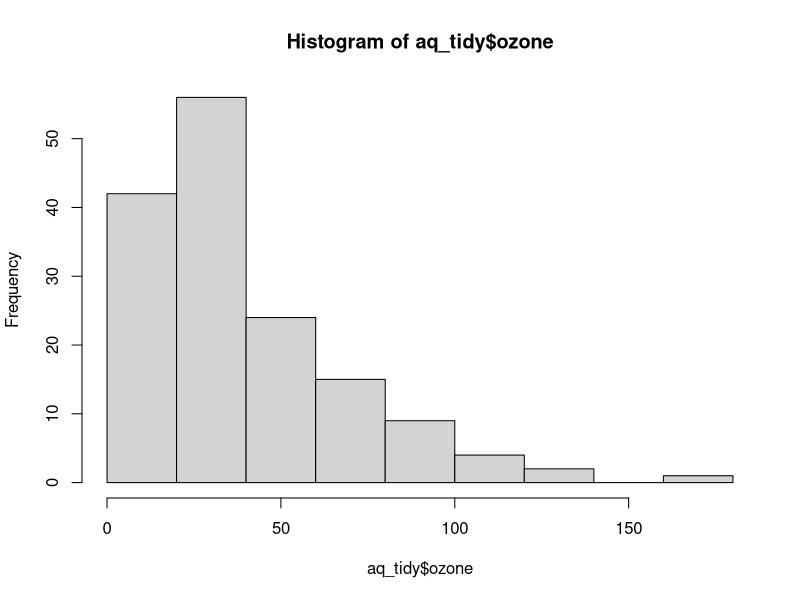
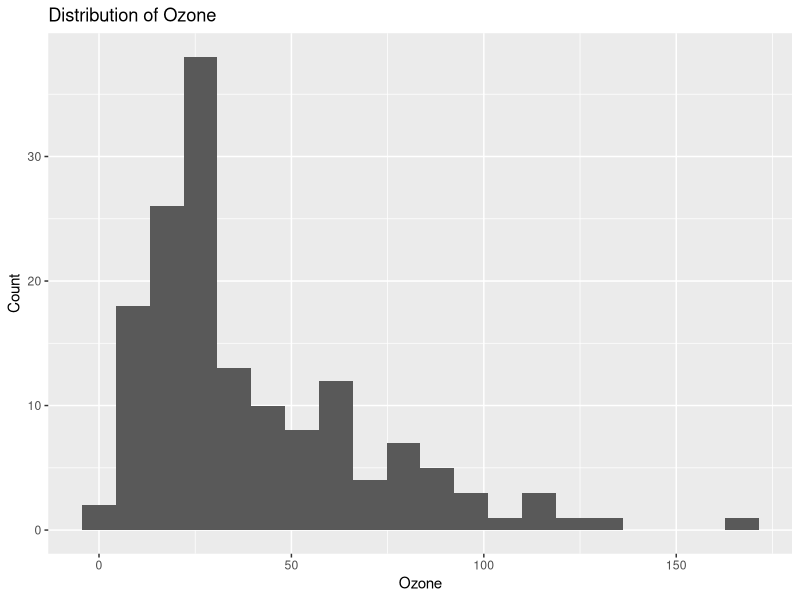

Recreate these plots in R, in order.
## ---- chunk 1
?airquality
## ---- chunk 2
# if you don't have these installed yet, run:
# install.packages(c("dplyr", "ggplot2" , "tidyr" , "skimr"))
library(dplyr)
library(skimr)
library(ggplot2)
library(tidyr)


## ---- chunk 3
aq_raw <- airquality
## ---- chunk 4
library(dplyr)

aq_raw |>
    filter(
    is.na(Ozone)
    )
## ---- chunk 5
skim(aq_raw)
## ---- chunk 6
aq_little_clean <- aq_raw |>
  filter(!is.na(Ozone))
## ---- chunk 7
skim(aq_little_clean)
## ---- chunk 8
nrow(aq_raw)
nrow(aq_little_clean)
## ---- chunk 9
names(aq_raw)
## ---- chunk 10
colSums(is.na(aq_raw))

## ---- chunk 11
aq_raw %>%
summarize(
month_min = min(Month, na.rm = TRUE),
month_max = max(Month, na.rm = TRUE),
day_min   = min(Day, na.rm = TRUE),
day_max   = max(Day, na.rm = TRUE),
temp_min  = min(Temp, na.rm = TRUE),
temp_max  = max(Temp, na.rm = TRUE),
wind_min  = min(Wind, na.rm = TRUE),
wind_max  = max(Wind, na.rm = TRUE)
)
## ---- chunk 12
aq_raw %>%
summarize(
missing_ozone  = sum(is.na(Ozone)),
missing_solarR = sum(is.na(Solar.R)),
missing_wind   = sum(is.na(Wind)),
missing_temp   = sum(is.na(Temp))
)
## ---- chunk 13
aq_clean <- aq_raw %>%
group_by(Month) %>%
mutate(
Ozone   = ifelse(is.na(Ozone),   median(Ozone, na.rm = TRUE),   Ozone),
Solar.R = ifelse(is.na(Solar.R), median(Solar.R, na.rm = TRUE), Solar.R)
) %>%
ungroup()

colSums(is.na(aq_clean))
## ---- chunk 14
aq_clean %>%
count(Month, Day) %>%
filter(n > 1)
## ---- chunk 15
aq_tidy <- aq_clean %>%
rename(
ozone = Ozone,
solar = Solar.R,
wind  = Wind,
temp  = Temp,
month = Month,
day   = Day
)

names(aq_tidy)
## ---- chunk 16
aq_tidy <- aq_tidy %>%
mutate(date = as.Date(sprintf("1973-%02d-%02d", month, day)))

min(aq_tidy$date); max(aq_tidy$date)
## ---- chunk 17
aq_tidy <- aq_tidy %>%
mutate(
month_name = factor(
month,
levels = 5:9,
labels = c("May", "Jun", "Jul", "Aug", "Sep")
)
)

table(aq_tidy$month_name)
## ---- chunk 18
aq_tidy <- aq_tidy %>%
mutate(
temp_c = (temp - 32) * 5/9,
high_ozone = ozone > 84
)

aq_tidy %>% select(date, ozone, high_ozone, temp, temp_c) %>% head()
## ---- chunk 19
aq_tidy %>%
summarize(
ozone_mean = mean(ozone),
ozone_median = median(ozone),
ozone_sd = sd(ozone),
temp_mean = mean(temp),
wind_mean = mean(wind)
)
## ---- chunk 20
hist(aq_tidy$ozone)
## ---- chunk 21
ggplot(aq_tidy, aes(x = ozone)) +
    geom_histogram(bins = 20) +
    labs(title = "Distribution of Ozone", x = "Ozone", y = "Count")
